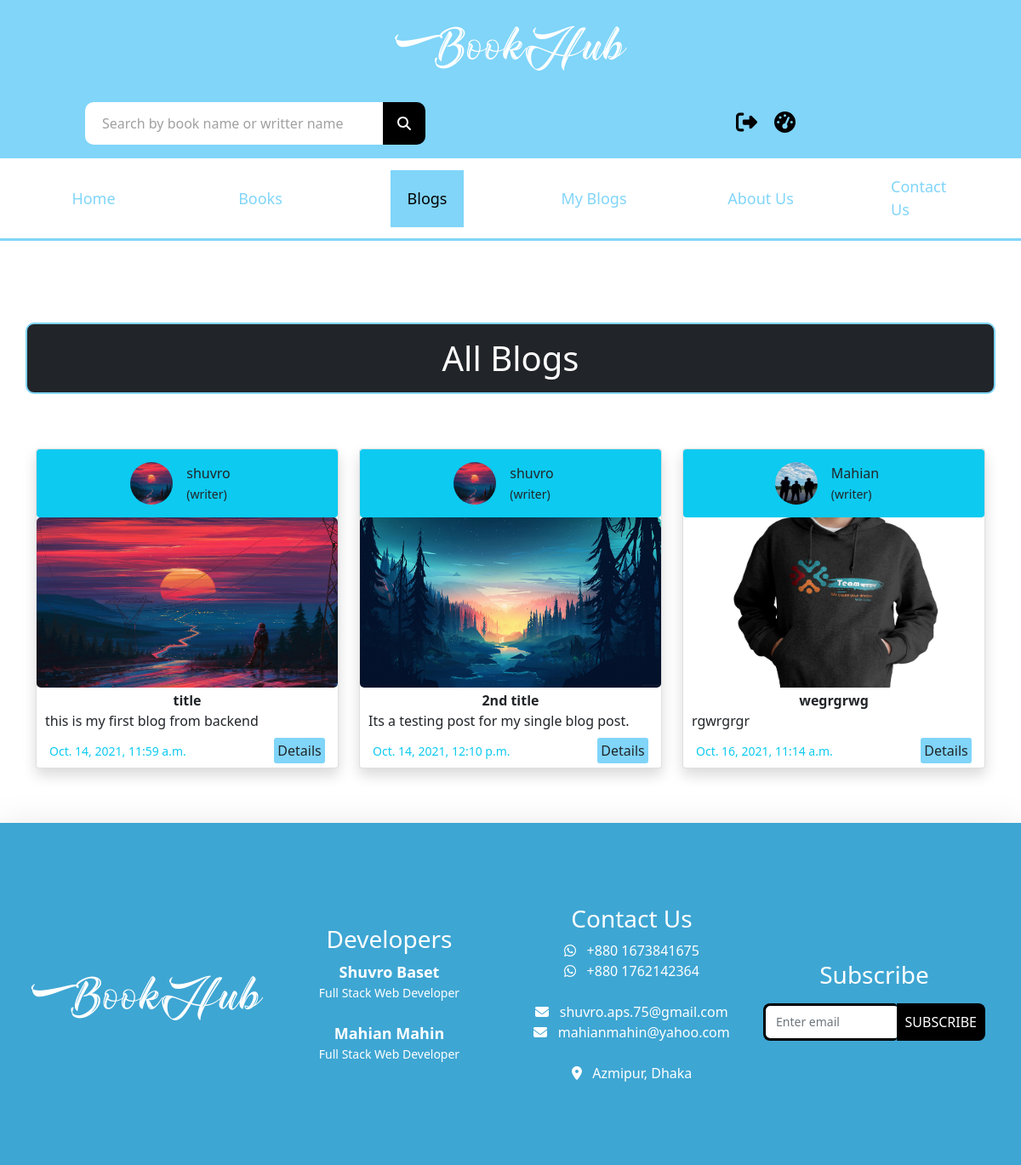
The page /blogs/ (signed in) on the database its author committed.
### bookHub_app/models.py (models this page shows, shortened)
class Blogs(models.Model):
    user = models.ForeignKey(User, on_delete=models.CASCADE)
    title = models.CharField(max_length=50)
    description = models.CharField(max_length=250, null=True, blank=True)
    thumbnail = models.ImageField(upload_to='blog_img')
    created_time = models.DateTimeField(default=datetime.now(),)

### user_app/models.py (models this page shows)
class UserProfile(models.Model):
    user = models.OneToOneField(User, on_delete=models.CASCADE, related_name='profile')
    profile_pic = models.ImageField(upload_to='users',default='user.jpg')
    address = models.CharField(max_length=50,null=True, blank=True)
    occupation = models.CharField(max_length=50,null=True, blank=True)
    bio = models.TextField(max_length=255, null=True, blank=True)

### bookHub_app/views.py (the view)
# urls.py: path('blogs/', blogs, name="blogs"),
def blogs(request):
    blogs_ins = Blogs.objects.all()
    context = {
        "blogs": "active",
        "blogs_ins": blogs_ins
    }
    return render(request, 'all-blogs.html', context)

### templates/all-blogs.html (shortened to what this page needs)
{% extends 'main.html' %}
{% load static %}
{% block content %}
  <section class="blog-section">
    <div class="container">
      <div class="row my-5">
        <h1 class="text-center bg-dark text-white p-3 my-5 heading-border">All Blogs</h1>
      {% for blog in blogs_ins %}
        <div class="col-lg-4 col-md-12 col-sm-12">
          <div class="card my-3 shadow">
            <div class="bg-info rounded">
              <div class='d-flex justify-content-center align-items-center '>
                <img id="blog-author-img" src={{ blog.user.profile.profile_pic.url }}>
                <p class="m-3">{{ blog.user.first_name }} <br><small>(writer)</small> </p>
              </div>
            </div>
            <img src={{ blog.thumbnail.url }} class='img-fluid' style="height: 200px" alt="">
            <div class="card-body">
              <p class="text-center fw-bolder">{{ blog.title }} </p>
              <p> {{ blog.description }} </p>
            </div>
            <div class="card-footer bg-white d-flex justify-content-between align-items-center">
              <small class='text-info'>{{ blog.created_time }}</small>
              <div>
                <a href={% url 'single_blog' id=blog.id title=blog.title %}>
                    <input value="Details" class="btn details-btn">
              </div>
            </div>
          </div>
        </div>
          {% endfor %}
      </div>
      </div>
  </section>
  {% endblock %}

### static/css/style.css (style rules this page uses)
.details-btn { padding: 2px; background-color: #80D5F9; border-radius: 3px; width: 60px; }
#blog-author-img { width: 50px; height: 50px; border-radius: 50%; }
.heading-border { background: black; color: white; padding: 10px; border: 2px solid #80D5F9; border-radius: 10px; }
.card img { height: 200px; border-radius: 5px; }
.card-body { padding: 3px 10px !important; }
.card-body p { margin: 0; }
.card-footer { margin: 5px 15px !important; padding: 0 !important; border-top: none !important; }

### rows shown on the page
Blogs: user.profile.profile_pic (picture), user.first_name "shuvro", thumbnail (picture), title "title", description "this is my first blog from backend", created_time "Oct. 14, 2021, 11:59 a.m."
Blogs: user.profile.profile_pic (picture), user.first_name "shuvro", thumbnail (picture), title "2nd title", description "Its a testing post for my single blog post.", created_time "Oct. 14, 2021, 12:10 p.m."
Blogs: user.profile.profile_pic (picture), user.first_name "Mahian", thumbnail (picture), title "wegrgrwg", description "rgwrgrgr", created_time "Oct. 16, 2021, 11:14 a.m."
